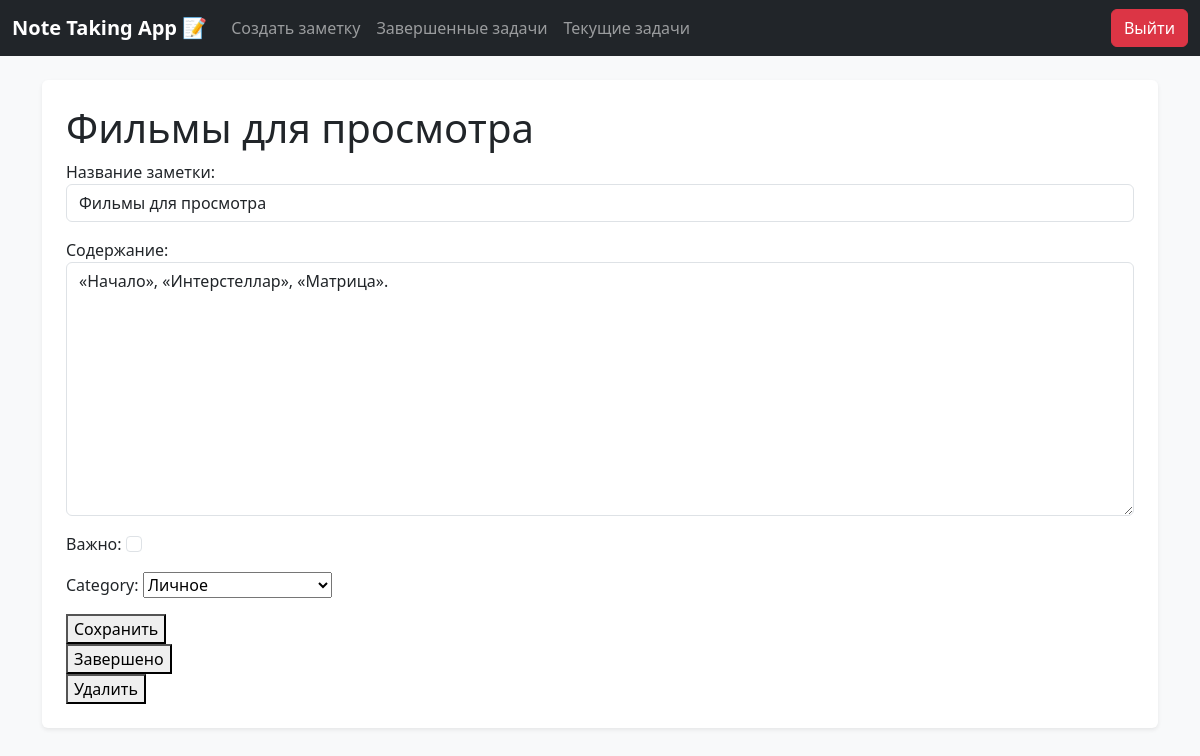
The page /todoread/13/ (signed in) on the database its author committed.
### todo/models.py (models this page shows, shortened)
class Todo(models.Model):
    title = models.CharField(max_length=256, verbose_name='Название заметки')
    content = models.TextField(blank=True, verbose_name='Содержание')
    time_create = models.DateTimeField(auto_now_add=True, verbose_name='Время создания')
    time_done = models.DateTimeField(null=True, blank=True, verbose_name='Время завершения')
    time_update = models.DateTimeField(auto_now=True, verbose_name='Время обновления')
    important = models.BooleanField(default=False, verbose_name='Важно')
    user = models.ForeignKey(User, on_delete=models.CASCADE)
    category = models.ForeignKey('Categories', on_delete=models.PROTECT,null=True, blank=True, verbose_name='Категория')
    class Meta:
        ordering = ['-time_create']
        indexes = [
            models.Index(fields=['-time_create'])
        ]

### todo/views.py (the view, shortened to what this page needs)
# urls.py: path('todoread/<int:todo_pk>/', views.todoread, name='todoread'),
@login_required
def todoread(request, todo_pk):
    read = get_object_or_404(Todo, pk=todo_pk, user=request.user)
    form_correct = ToDoForm(instance=read)
    return render(request, 'todo/todoread.html', {"list_todos": read, 'correct': form_correct})

### todo/forms.py
class ToDoForm(forms.ModelForm):
    category = forms.ModelChoiceField(queryset=Categories.objects.all(),empty_label='Выберите категорию',required=False
    )
    class Meta:
        model = Todo
        fields = ['title', 'content', 'important','category']
        widgets = {
            'title': forms.TextInput(attrs={'class': 'form-control'}),
            'content': forms.Textarea(attrs={'class': 'form-control','rows': 10, 'cols': 80,}),
            'important': forms.CheckboxInput(attrs={'class': 'form-check-input'}),
        }

### todo/models.py (called while the page is built)
    def __str__(self):
        return self.name

### todo/templates/todo/todoread.html (shortened to what this page needs)
{% extends 'base.html' %}
{% block content %}
<h1>{{ list_todos.title }}</h1>
<form method="post">
        {{ correct.as_p }}
    <button type="submit">Сохранить</button>
</form>
<form method="post", action="{% url 'tododone' list_todos.id %}">
    <button type="submit">Завершено</button>
</form>
<form method="post", action="{% url 'totoddelete' list_todos.id %}">
    <button type="submit">Удалить</button>
</form>
{% endblock %}

### todo/static/todo/css/style.css (style rules this page uses)
body { font-family: Arial, sans-serif; background-color: #f8f9fa; }

### rows shown on the page
Todo: title "Фильмы для просмотра", content "«Начало», «Интерстеллар», «Матрица».", category "Личное"
